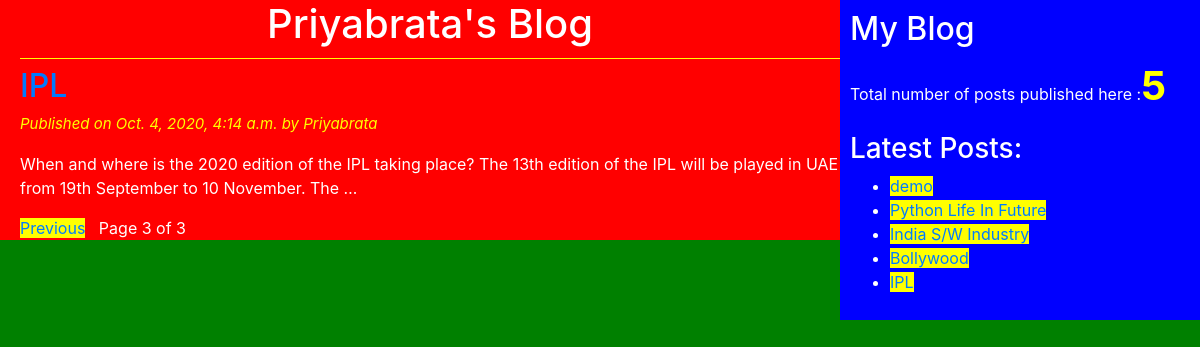
/?page=3, run on the app's committed database.
### blogApp/models.py (models this page shows)
class Post(models.Model):
    STATUS_CHOICES = (('draft','Draft'),('published','Published'))
    title = models.CharField(max_length=256)
    slug = models.SlugField(max_length=264,unique_for_date='publish')
    author = models.ForeignKey(User,related_name='blog_posts',on_delete=models.DO_NOTHING)
    body = models.TextField()
    publish = models.DateTimeField(default=timezone.now)
    created = models.DateTimeField(auto_now_add=True)
    updated = models.DateTimeField(auto_now=True)
    status = models.CharField(max_length=10,choices=STATUS_CHOICES,default='draft')
    objects=CustomManager()
    class Meta:
        ordering = ('-publish',)
    def get_absolute_url(self):
        return reverse('post_detail',args=[self.publish.year,self.publish.strftime('%m'),self.publish.strftime('%d'),self.slug])

### blogApp/views.py (the view)
# urls.py: url(r'^$',views.post_list_view),
def post_list_view(request):
    post_list=Post.objects.all()
    paginator=Paginator(post_list,2)
    page_number=request.GET.get('page')
    try:
        post_list=paginator.page(page_number)
    except PageNotAnInteger:
        post_list=paginator.page(1)
    except EmptyPage:
        post_list=paginator.page(paginator.num_pages)
    return render(request,'blogApp/post_list.html',{'post_list':post_list})

### blogApp/models.py (called while the page is built)
    def get_queryset(self):
        return super().get_queryset().filter(status='published')

### blogApp/templatetags/blog_tags.py (called while the page is built)
@register.simple_tag(name='my_tag')
def total_posts():
    return Post.objects.count()

@register.inclusion_tag('blogApp/latest_posts123.html')
def show_latest_posts(count=3):
    latest_posts=Post.objects.order_by('-publish')[:count]
    return {'latest_posts':latest_posts}

### templates/blogApp/post_list.html (shortened to what this page needs)
{% extends 'blogApp/base.html' %}
{% block content %}
<h1>Priyabrata's Blog</h1>
{% for post in post_list %}
<a href="{{post.get_absolute_url}}"><h2>{{post.title}}</h2></a>
<p id="date">Published on {{post.publish}} by {{post.author|title}}</p>
{{post.body|truncatewords:30|linebreaks}}
{% endfor %}
{% include 'blogApp/pagination.html' with page=post_list %}
{% endblock %}

### templates/blogApp/latest_posts123.html
<ul>
  {%for post in latest_posts%}
  <li><a href="{{post.get_absolute_url}}">{{post.title}}</a></li>
  {%endfor%}
</ul>

### static/css/blogApp.css (style rules this page uses)
h1 { text-align: center; border-bottom: 1px solid yellow; padding-bottom: 10px; }
#date { color: yellow; font-size: 15px; font-style: italic; }
body { color: white; background: green; }
a { background: yellow; }

### data on the page
Post: title "IPL", publish "Oct. 4, 2020, 4:14 a.m.", author "Priyabrata", body "When and where is the 2020 edition of the IPL taking place? The 13th edition of the IPL will be played in UAE from 19th September to 10 November. The …"
Post: title "demo"
Post: title "Python Life In Future"
Post: title "India S/W Industry"
Post: title "Bollywood"

### other printed values
{{ page.number }} "3"
{{ page.paginator.num_pages }} "3"
